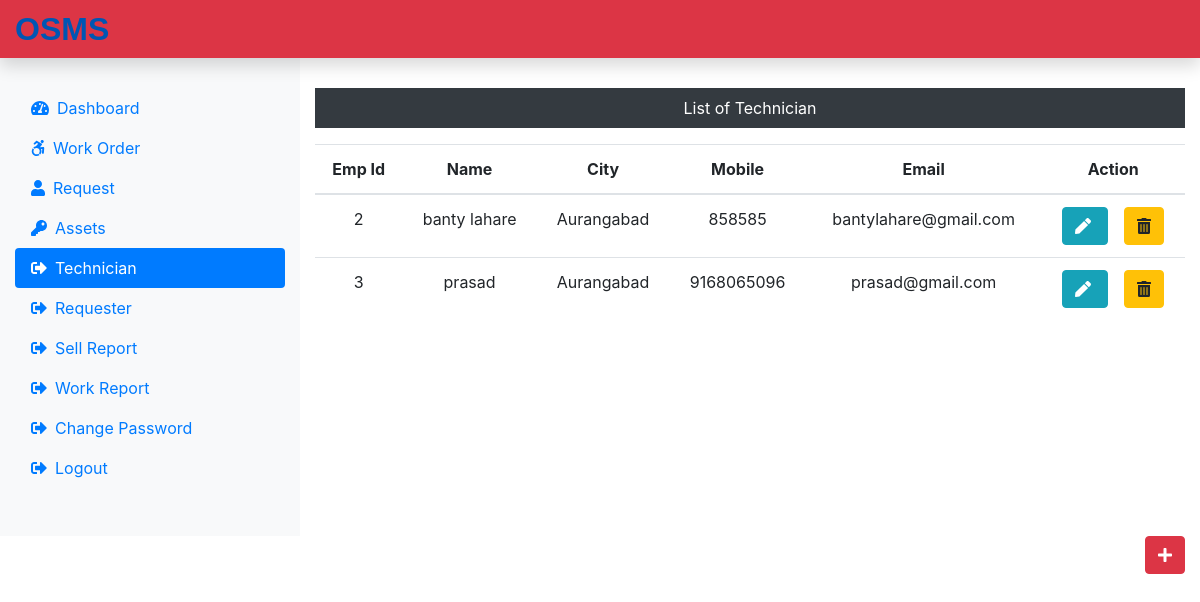
/admin/technician.php (signed in), run on the app's committed database.
### tables this page shows
CREATE TABLE `technician` (
  `empid` int(11) NOT NULL,
  `empname` varchar(60) NOT NULL,
  `empcity` varchar(60) NOT NULL,
  `empmobile` bigint(20) NOT NULL,
  `empmail` varchar(60) NOT NULL
);

### admin/technician.php (the view, shortened to what this page needs)
<?php
include('admininclude/header.php');
include('../dbconnection.php');
?>
<div class="col-md-9 mt-5 text-center">
<p class="bg-dark text-white p-2">List of Technician</p>
<?php
    $sql = "SELECT * from technician";
    $result = $conn->query($sql);
    if($result->num_rows > 0) {
     echo '<table class="table">';
     echo '<thead>';
     echo '<tr>';
        echo '<th>Emp Id</th>';
        echo '<th>Name</th>';
        echo '<th>City</th>';
        echo '<th>Mobile</th>';
        echo '<th>Email</th>';
        echo '<th>Action</th>';
     echo '</tr>';
     echo '</thead>';
     echo '<tbody>';
        while($row=$result->fetch_assoc()){
            echo '<tr>';
                echo '<td>'.$row["empid"].'</td>';
                echo '<td>'.$row["empname"].'</td>';
                echo '<td>'.$row["empcity"].'</td>';
                echo '<td>'.$row["empmobile"].'</td>';
                echo '<td>'.$row["empmail"].'</td>';
                echo '<td>';
                echo '<form action="edittechnician.php" method="POST" class="d-inline">';
                echo '<input type="hidden" name="id" value='.$row["empid"].'><button type="submit" class="btn btn-info" mr-3 name="edit" value"Edit"><i class="fas fa-pen mr-1"></i></button>';
                echo '</form>';
                echo '<form action="" method="POST" class="d-inline">';
                echo '<input type="hidden" name="id" value='.$row["empid"].'><button type="submit" class="btn btn-warning ml-3"  name="delete" value"delete"><i class="fas fa-trash-alt "></i></button>';
                echo '</form>';
            echo '</tr>';
        }
     echo '</table>';
    }  else {
        echo "0 results";
    }
?>
</div>
</div>
<div class="float-right ">
<a href="inserttechnician.php" class="btn btn-danger"><i class="fas fa-plus"></i></a>
</div>
</div>
</body>
</html>

### data on the page
technician: empid "2", empname "banty lahare", empcity "Aurangabad", empmobile "858585", empmail "bantylahare@gmail.com"
technician: empid "3", empname "prasad", empcity "Aurangabad", empmobile "9168065096", empmail "prasad@gmail.com"
